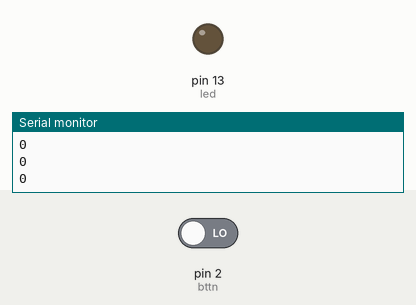
A sketch run on a simulated Arduino Uno, built with avr-gcc and run on an emulated ATmega328P. Shown: output pins drawn as LEDs (lit = HIGH), the last lines printed to the serial monitor. Dashed ring = blinking. The inputs (shaded band) are chosen by the test bench; at power-on: pin 2 (bttn) LOW.

Above: at 1.2 s.
1.3 s: pin 2 (bttn) driven HIGH
At 1.5 s:
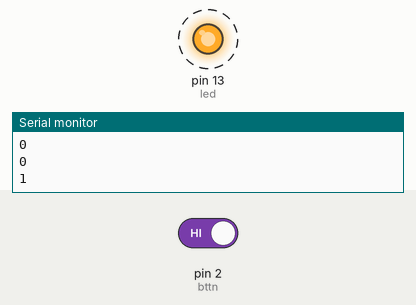
4.3 s: pin 2 (bttn) driven LOW
At 4.3 s:
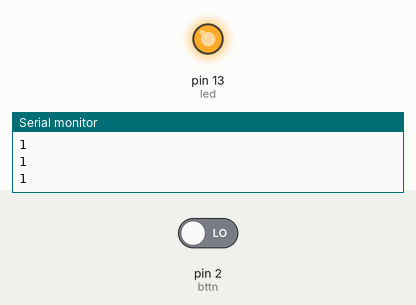
Timing chart, 0 to 7.3 s (numbered marks = the images above; inputs shaded):
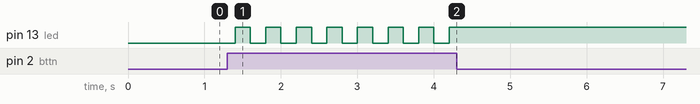

The sketch:

LEDandButton.ino
```cpp
int led = 13;
int bttn = 2;
int bttnPressed;
int ledState = 0;

void setup() {
  // put your setup code here, to run once:
  pinMode(led, OUTPUT);
  pinMode(bttn, INPUT);
  Serial.begin(9600);   //establish communication with Serial monitor window
}

void loop() {
  // put your main code here, to run repeatedly:
  bttnPressed = digitalRead(bttn);
  Serial.println( bttnPressed );
  if(bttnPressed == 1 && ledState == 0)
  {
      digitalWrite(led, HIGH);
      ledState = 1;
  }else if(bttnPressed == 1 && ledState == 1)
  {
    digitalWrite(led,LOW);
    ledState = 0;
  }
  delay(200);
}
```

Measured:
- after the input at 1.3 s, pin 13 (led): alternates HIGH for 0.20 s and LOW for 0.20 s, starting after 0.10 s
- after the input at 4.3 s, pin 13 (led): stops changing and stays HIGH
